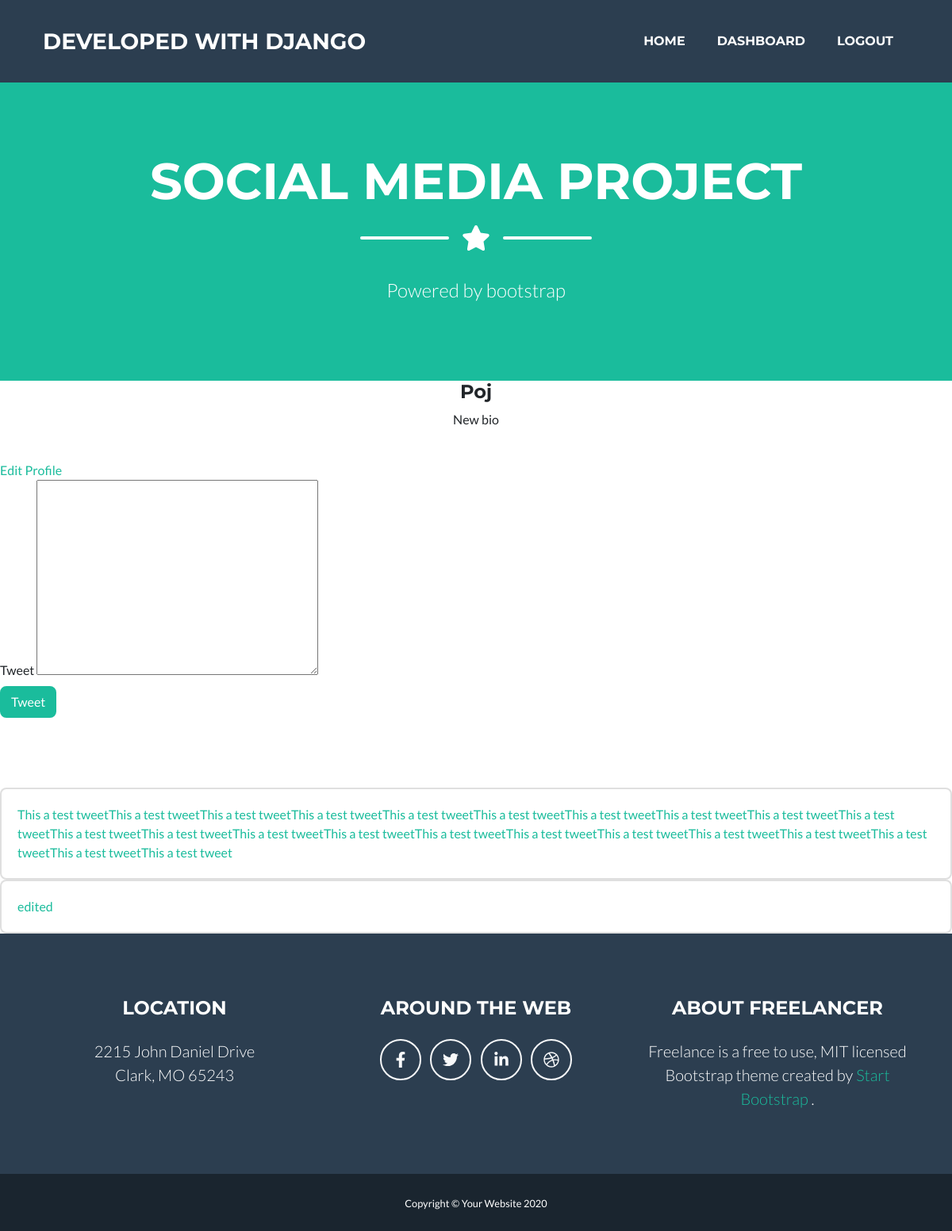
The page /account/dashboard/1/ (signed in) on the database as committed earlier.
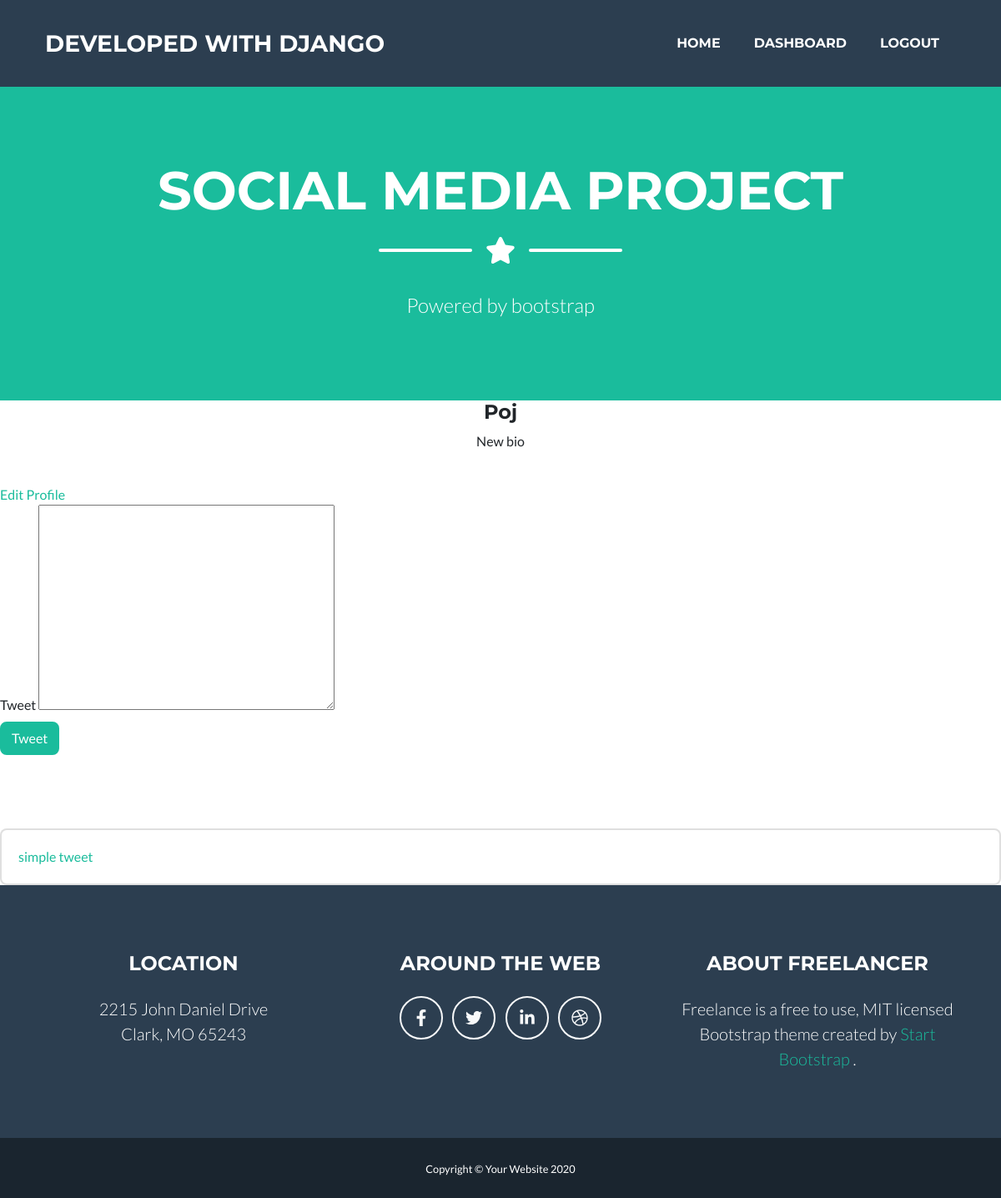
The same page on the database as committed later.
### posts/models.py (models this page shows, shortened)
class Post (models.Model):
    user = models.ForeignKey(User, on_delete=models.CASCADE)
    body = models.TextField(max_length = 400)
    slug = models.SlugField(max_length = 20)
    created = models.DateTimeField(auto_now_add=True)
    def get_absolute_url(self):
        return reverse('posts:post_detail', args=[self.created.year,
         self.created.month,
          self.created.day,
           self.slug])
    class Meta:
        ordering = ('-created',)

### account/views.py (the view)
# urls.py: path('dashboard/<int:user_id>/', views.user_dashboard, name = 'dashboard'),
@login_required
def user_dashboard(request, user_id):
    user = get_object_or_404(User, id = user_id)
    posts = Post.objects.filter(user=user)
    is_following = False
    relation = Relation.objects.filter(from_user = request.user, to_user = user)
    if relation.exists():
        is_following=True
    if request.method == 'POST':
        form = AddPostForm(request.POST)
        if form.is_valid():
            new_post=form.save(commit=False)
            new_post.user = request.user
            new_post.slug = slugify(form.cleaned_data['body'][:15])
            new_post.save()
            messages.success(request,'Tweet done', 'success')
            return redirect('account:dashboard', user_id)
    else:
        form = AddPostForm()
    return render(request, 'account/dashboard.html', {'user':user, 'posts':posts, 'form':form, 'is_following':is_following})

### account/forms.py
class AddPostForm(forms.ModelForm):
    class Meta:
        model = Post
        fields = ('body',)

### account/templates/account/dashboard.html (shortened to what this page needs)
{% extends 'index.html' %}
{% load static %}
{% block content %}
    <h4 class="text-center"> {{user.username|capfirst}} </h4>
    <p class="text-center"> {{user.profile.bio }} </p>
    <a href="{% url 'account:edit_profile' request.user.id %}"> Edit Profile </a>
    {% if request.user.is_authenticated %}
    {% if request.user.id == user.id %}
    <form action="" method="post" class="form-group">
        <label for="{{ form.body.id_for_label }}">Tweet</label>
        {{ form.body }}<br/>
        <input type="submit" value="Tweet" class = "btn btn-primary">
    </form>
    {% endif %}
    {% endif %}
    <br><br><br>
    {% for post in posts %}
        <div class='card'>
            <div class='card-body'> <a href="{{post.get_absolute_url}}"> {{post.body}}</a> </div>
        </div>
        {% empty %}
            <p> This User dosn't have any posts </p>
    {% endfor %}
{% endblock %}

Rows that differ between the two databases and show on the page:
removed Post: body "edited"
changed Post: body "This a test tweetThis a test tweetThis a test tweetThis a test tweetThis a test tweetThis a test tweetThis a test tweetThis a test tweetThis a test tweetThis a test tweetThis a test tweetThis a test tweetThis a test tweetThis a test tweetThis a test tweetThis a test tweetThis a test tweetThis a test tweetThis a test tweetThis a test tweetThis a test tweetThis a test tweet" → "simple tweet"
